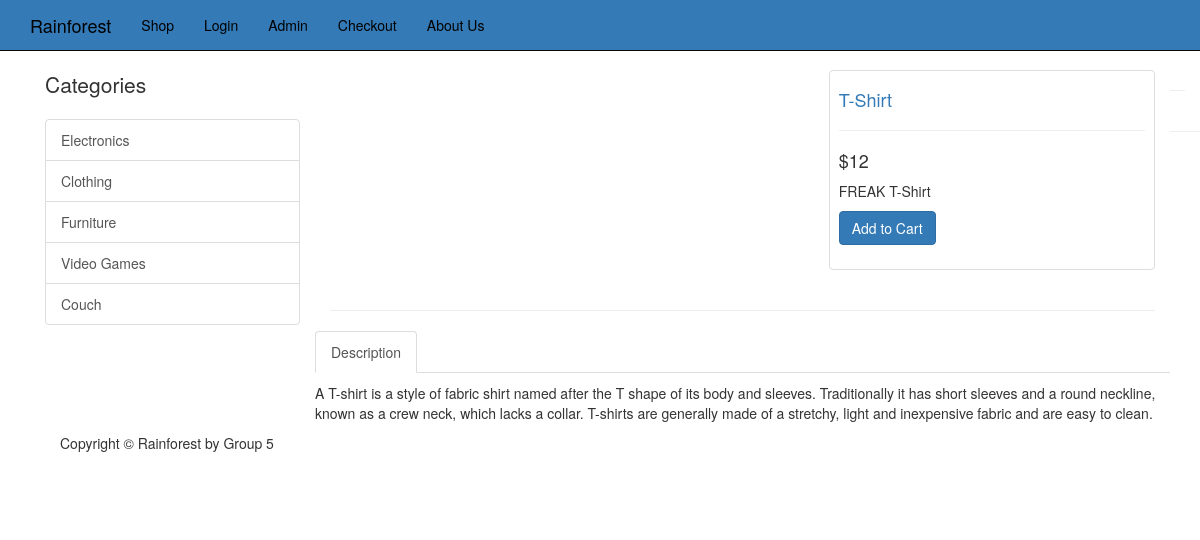
The app's page /item.php?id=12 with its own data.
### tables this page shows
CREATE TABLE `catagories` (
  `catagory_id` int(11) NOT NULL,
  `catagory_title` varchar(255) NOT NULL
);

CREATE TABLE `products` (
  `product_id` int(11) NOT NULL,
  `product_title` varchar(255) NOT NULL,
  `product_catagory_id` int(11) NOT NULL,
  `product_price` float NOT NULL,
  `product_quantity` int(11) NOT NULL,
  `product_description` text NOT NULL,
  `short_description` text NOT NULL,
  `product_image` varchar(255) NOT NULL
);

### public/item.php (the view, shortened to what this page needs)
<?php include_once(TEMPLATE_FRONT . DS . "header.php") ?>
<div class="container">
    <?php include_once(TEMPLATE_FRONT . DS . "catagories.php") ?>
    <?php
    $query = query("SELECT * FROM products WHERE product_id =" . escape_string($_GET['id']) . " ");
    while ($row = fetch_array($query)) :
    ?>
        <div class="col-md-9">
            <div class="row">
                <div class="col-md-7">
                </div>
                <div class="col-md-5">
                    <div class="thumbnail">
                        <div class="caption-full">
                            <h4><a href="#"><?php echo  $row['product_title']; ?></a> </h4>
                            <hr>
                            <h4 class=""><?php echo "&#36;" . $row['product_price']; ?></h4>
                            <p><?php echo  $row['short_description']; ?></p>
                            <form action="">
                                <div class="form-group">
                                    <a href="../resources/cart.php?add=<?php echo $row['product_id'] ?>" class="btn btn-primary">Add to Cart</a>
                                </div>
                            </form>
                        </div>
                    </div>
                </div>
            </div>
            <hr>
            <div class="row">
                <div role="tabpanel">
                    <ul class="nav nav-tabs" role="tablist">
                        <li role="presentation" class="active"><a href="#home" aria-controls="home" role="tab" data-toggle="tab">Description</a></li>
                    </ul>
                    <div class="tab-content">
                        <div role="tabpanel" class="tab-pane active" id="home">
                            <p><?php echo  $row['product_description']; ?></p>
                        </div>
                    </div>
                </div>
            </div>
        <?php endwhile; ?>
        </div>
        <div class="container">
            <hr>
            <?php include_once(TEMPLATE_FRONT . DS . "footer.php"); ?>

### resources/functions.php (shortened to what this page needs)
<?php
function query($sql)
{
    global $conn;
    return mysqli_query($conn, $sql);
}
function escape_string($string)
{
    global $conn;
    return mysqli_real_escape_string($conn, $string);
}
function fetch_array($result)
{
    return mysqli_fetch_array($result);
}
function get_catagories()
{
    $query = query("SELECT * FROM catagories");
    while ($row = fetch_array($query)) {
        $catagories_links = <<<DELIMETER
<a href='catagory.php?id={$row['catagory_id']}' class='list-group-item'>{$row['catagory_title']}</a>
DELIMETER;
        echo $catagories_links;
    }
}

### public/css/shop-homepage.css (style rules this page uses)
body { padding-top: 70px; }
.thumbnail { padding: 0; }
.thumbnail .caption-full { padding: 9px; color: #333; }

### records on screen
catagories: catagory_title "Electronics"
catagories: catagory_title "Clothing"
catagories: catagory_title "Furniture"
catagories: catagory_title "Video Games"
catagories: catagory_title "Couch"
products: product_title "T-Shirt", product_price "12", short_description "FREAK T-Shirt", product_description "A T-shirt is a style of fabric shirt named after the T shape of its body and sleeves. Traditionally it has short sleeves and a round neckline, known as a crew neck, which lacks a collar. T-shirts are generally made of a stretchy, light and inexpensive fabric and are easy to clean."
